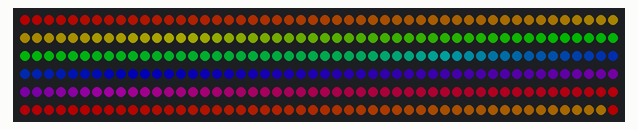
Bench run of a sketch on a simulated Arduino Uno, built with avr-gcc and run on an emulated ATmega328P. Parts: 300 RGB LEDs in strip order, left to right, continuing on the next row. Dim RGB values are drawn brighter than linear.

Above: at 0.18 s.
At 1.12 s:
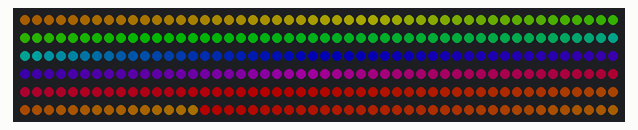
At 2.05 s:
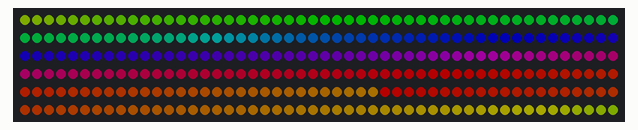
At 3.92 s:
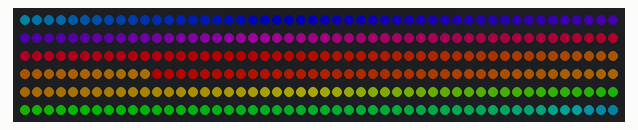
At 5.78 s:
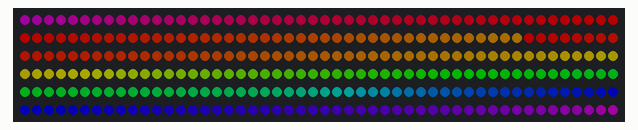
At 7.65 s:
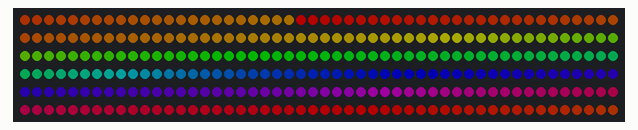

The sketch:

TestNode.ino
```cpp
#include <FastLED.h>

#define FASTLED_ALLOW_INTERRUPTS 0
#define NUM_LEDS 300

CRGB leds[NUM_LEDS];

void setup() {
  FastLED.addLeds<WS2812B, 2, GRB>(leds, NUM_LEDS);
  rainbow();
}

void set(CRGB color) {
  for(int i = 0; i < NUM_LEDS; i++) {
    leds[i] = color;
  }
  FastLED.show();
}

void advance() {
    CRGB first = leds[1];
    for(int i = 0; i < NUM_LEDS - 1; i++) {
        leds[i] = leds[i + 1];
    }
    leds[NUM_LEDS - 1] = first;
    FastLED.show();
}

void rainbow() {
  fill_rainbow(leds, NUM_LEDS, 0, 1);
//  for(int i = 0; i < NUM_LEDS; i++) {
//    if (i % 2 == 0) {
//      leds[i] = CRGB::Black;
//    }
//  }
  fadeToBlackBy(leds, NUM_LEDS, 192);
  FastLED.show();
}

void loop() {
//  set(CRGB::Red);
//  delay(500);
//  set(CRGB::Black);
//  delay(500);
  advance();
  delay(15);
}
```

Measured:
- by itself, everything shown: repeats every 8.1 s, in 26 steps
